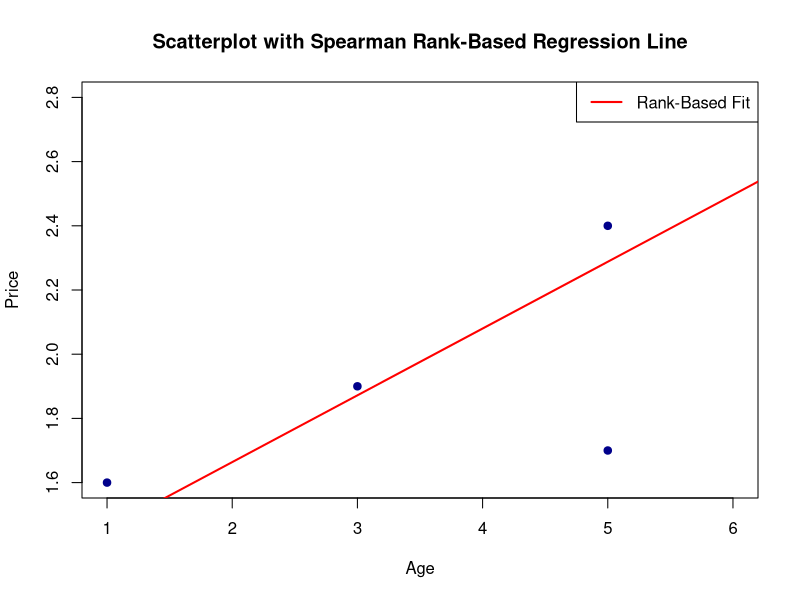
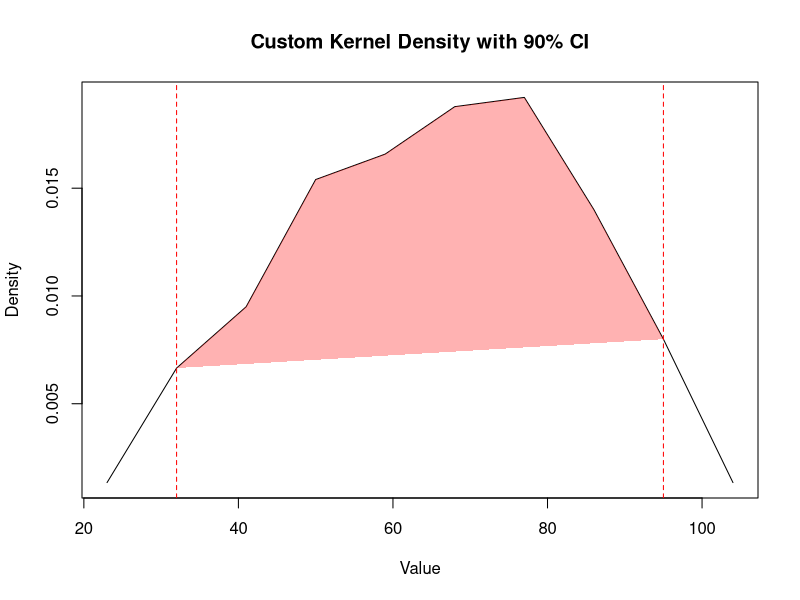

Write R code to recreate these figures, in order.
# FINAL EXAM TAKE HOME

# problem 1

# part a - KW test

print("Problem 1")

c_1_1 <- c(28, 23, 26, 31, 14, 29)
c_1_2 <- c(21, 31, 32, 19, 27, 16)
c_1_3 <- c(24, 17, 21, 31, 22, 18)

values <- c(c_1_1, c_1_2, c_1_3)

groups <- factor(c(rep("Group1", length(c_1_1)), 
                   rep("Group2", length(c_1_2)), 
                   rep("Group3", length(c_1_3))))

kruskal_result <- kruskal.test(values ~ groups)

print("Problem 1.a: Kruskal-Wallis Test Result")
print(kruskal_result)

# part b - ANOVA

anova_result <- aov(values ~ groups)

print("Problem 1.b: ANOVA Test Result")
print(summary(anova_result))

# problem 2

print("Problem 2")

age_2 <- c(6, 3, 5, 5, 1)
price_2 <- c(2.8, 1.9, 1.7, 2.4, 1.6)

result_2 = cor.test(age_2, price_2, method = "spearman", alternative = "greater")

print("Problem 2: Spearman Correlation Test Result")
print(result_2)

rank_age <- rank(age_2)
rank_price <- rank(price_2)
rho <- cor(rank_age, rank_price, method = "spearman")
slope <- rho * (sd(price_2) / sd(age_2))

intercept <- mean(price_2) - slope * mean(age_2)

plot(age_2, price_2, 
     main = "Scatterplot with Spearman Rank-Based Regression Line",
     xlab = "Age", ylab = "Price", pch = 19, col = "darkblue")
abline(a = intercept, b = slope, col = "red", lwd = 2)
legend("topright", legend = "Rank-Based Fit", col = "red", lwd = 2)

# problem 3

print("Problem 3")

data_3 <- c(56, 44, 79, 72, 70, 54, 94, 85, 33, 65)

function_3 <- function(t)
    {
     3*(1-(t^2)/5)/(4*5^0.5)* (abs(t) <= sqrt(5))
    }

h_3 <- 5

x_grid <- seq(min(data_3) - 10, max(data_3) + 10, length.out = length(data_3))

density_est <- sapply(x_grid, function(x) {
  mean(sapply(data_3, function(xi) function_3((x - xi) / h_3))) / h_3
})

dx <- diff(x_grid)[1]  
cdf <- cumsum(density_est) * dx

lower_index <- which.min(abs(cdf - 0.05))
upper_index <- which.min(abs(cdf - 0.95))

lower_bound <- x_grid[lower_index]
upper_bound <- x_grid[upper_index]

cat("90% CI from custom kernel:\n")
cat(sprintf("[%.2f, %.2f]\n", lower_bound, upper_bound))


plot(x_grid, density_est, type = "l", main = "Custom Kernel Density with 90% CI", xlab = "Value", ylab = "Density")
abline(v = c(lower_bound, upper_bound), col = "red", lty = 2)
polygon(x_grid[x_grid >= lower_bound & x_grid <= upper_bound],
        density_est[x_grid >= lower_bound & x_grid <= upper_bound],
        col = rgb(1, 0, 0, 0.3), border = NA)





print("In class problems")




# problem 1

data_1 <- c(2.8, 8.3, 4.3, 2.2, 1.8, 1.2, 5.5, 8.5, 9.1, 9.5)

F <-function(x) { x/10}

result_2_1 <- ks.test(data_1, F, alternative = "two.sided", exact = TRUE)
print(result_2_1)


result_1 <- ks.test(data_1, 0, alternative = "l", exact = TRUE)
result_1_1 <- ks.test(data_1, 10, alternative = "g", exact = FALSE)

print(result_1)
print(result_1_1)

# problem 2



# problem 3

data_3_a <- c(11.7, 10.0, 10.8, 11.1, 12.9)
data_3_b <- c(11.5, 12.8, 13.8, 13.6, 15.5, 12.4)

result_3_1 <- wilcox.test(data_3_a, data_3_b, ,alternative = "t", conf.int=TRUE, exact = FALSE)
print(result_3_1)

# problem 4


data_4_hours <- c(9,5,11,13,10,5,18,15,2,8)
data_4_grades <- c(56, 44, 79, 72, 70, 54, 94, 85, 33, 65)

result_4 <- cor.test(data_4_hours, data_4_grades, method = "spearman", alternative = "greater")
print(result_4)

